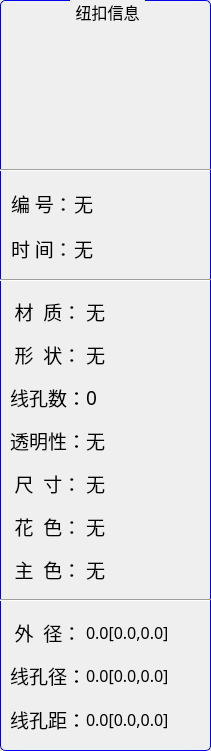
  <widget class="QGroupBox" name="ButtonInfoBox_Info">
   <property name="geometry">
    <rect>
     <x>10</x>
     <y>10</y>
     <width>211</width>
     <height>751</height>
    </rect>
   </property>
   <property name="font">
    <font>
     <family>Yahei Mono</family>
     <pointsize>12</pointsize>
     <weight>50</weight>
     <bold>false</bold>
    </font>
   </property>
   <property name="styleSheet">
    <string notr="true">QGroupBox 
{
	border:1px solid #0000EE;
	border-radius:5px;
	margin-top:1ex;
}
QGroupBox::title 
{
	subcontrol-origin: margin;
	subcontrol-position: top center;
	padding: 0 3px;
}</string>
   </property>
   <property name="title">
    <string>纽扣信息</string>
   </property>
   <widget class="QLabel" name="ButtonImage">
    <property name="geometry">
     <rect>
      <x>40</x>
      <y>30</y>
      <width>128</width>
      <height>128</height>
     </rect>
    </property>
    <property name="font">
     <font>
      <family>Yahei Mono</family>
     </font>
    </property>
    <property name="styleSheet">
     <string notr="true">image: url(:/icon/button.png);</string>
    </property>
    <property name="frameShape">
     <enum>QFrame::NoFrame</enum>
    </property>
    <property name="text">
     <string/>
    </property>
    <property name="alignment">
     <set>Qt::AlignCenter</set>
    </property>
   </widget>
   <widget class="QWidget" name="layoutWidget">
    <property name="geometry">
     <rect>
      <x>10</x>
      <y>290</y>
      <width>191</width>
      <height>301</height>
     </rect>
    </property>
    <property name="font">
     <font>
      <family>Yahei Mono</family>
     </font>
    </property>
    <layout class="QGridLayout" name="gridLayout1_2" columnstretch="1,2">
     <property name="spacing">
      <number>0</number>
     </property>
     <item row="0" column="1">
      <widget class="QLabel" name="LabelInfo_CZ">
       <property name="font">
        <font>
         <family>Yahei Mono</family>
         <pointsize>14</pointsize>
         <weight>50</weight>
         <bold>false</bold>
        </font>
       </property>
       <property name="text">
        <string>无</string>
       </property>
       <property name="alignment">
        <set>Qt::AlignLeading|Qt::AlignLeft|Qt::AlignVCenter</set>
       </property>
      </widget>
     </item>
     <item row="1" column="0">
      <widget class="QLabel" name="label_1">
       <property name="sizePolicy">
        <sizepolicy hsizetype="Preferred" vsizetype="Preferred">
         <horstretch>0</horstretch>
         <verstretch>0</verstretch>
        </sizepolicy>
       </property>
       <property name="font">
        <font>
         <family>Yahei Mono</family>
         <pointsize>14</pointsize>
         <weight>50</weight>
         <bold>false</bold>
        </font>
       </property>
       <property name="text">
        <string>形  状：</string>
       </property>
       <property name="alignment">
        <set>Qt::AlignCenter</set>
       </property>
      </widget>
     </item>
     <item row="3" column="0">
      <widget class="QLabel" name="label_3">
       <property name="font">
        <font>
         <family>Yahei Mono</family>
         <pointsize>14</pointsize>
         <weight>50</weight>
         <bold>false</bold>
        </font>
       </property>
       <property name="text">
        <string>透明性：</string>
       </property>
       <property name="alignment">
        <set>Qt::AlignCenter</set>
       </property>
      </widget>
     </item>
     <item row="6" column="0">
      <widget class="QLabel" name="label_5">
       <property name="font">
        <font>
         <family>Yahei Mono</family>
         <pointsize>14</pointsize>
         <weight>50</weight>
         <bold>false</bold>
        </font>
       </property>
       <property name="text">
        <string>主  色：</string>
       </property>
       <property name="alignment">
        <set>Qt::AlignCenter</set>
       </property>
      </widget>
     </item>
     <item row="0" column="0">
      <widget class="QLabel" name="label_7">
       <property name="font">
        <font>
         <family>Yahei Mono</family>
         <pointsize>14</pointsize>
         <weight>50</weight>
         <bold>false</bold>
        </font>
       </property>
       <property name="text">
        <string>材  质：</string>
       </property>
       <property name="alignment">
        <set>Qt::AlignCenter</set>
       </property>
      </widget>
     </item>
     <item row="2" column="0">
      <widget class="QLabel" name="label_2">
       <property name="font">
        <font>
         <family>Yahei Mono</family>
         <pointsize>14</pointsize>
         <weight>50</weight>
         <bold>false</bold>
        </font>
       </property>
       <property name="text">
        <string>线孔数：</string>
       </property>
       <property name="alignment">
        <set>Qt::AlignCenter</set>
       </property>
       <property name="margin">
        <number>0</number>
       </property>
       <property name="indent">
        <number>0</number>
       </property>
      </widget>
     </item>
     <item row="2" column="1">
      <widget class="QLabel" name="LabelInfo_XKS">
       <property name="font">
        <font>
         <family>Yahei Mono</family>
         <pointsize>14</pointsize>
         <weight>50</weight>
         <bold>false</bold>
        </font>
       </property>
       <property name="text">
        <string>0</string>
       </property>
       <property name="alignment">
        <set>Qt::AlignLeading|Qt::AlignLeft|Qt::AlignVCenter</set>
       </property>
      </widget>
     </item>
     <item row="5" column="0">
      <widget class="QLabel" name="label_4">
       <property name="font">
        <font>
         <family>Yahei Mono</family>
         <pointsize>14</pointsize>
         <weight>50</weight>
         <bold>false</bold>
        </font>
       </property>
       <property name="text">
        <string>花  色：</string>
       </property>
       <property name="alignment">
        <set>Qt::AlignCenter</set>
       </property>
      </widget>
     </item>
     <item row="3" column="1">
      <widget class="QLabel" name="LabelInfo_TMX">
       <property name="font">
        <font>
         <family>Yahei Mono</family>
         <pointsize>14</pointsize>
         <weight>50</weight>
         <bold>false</bold>
        </font>
       </property>
       <property name="text">
        <string>无</string>
       </property>
       <property name="alignment">
        <set>Qt::AlignLeading|Qt::AlignLeft|Qt::AlignVCenter</set>
       </property>
      </widget>
     </item>
     <item row="1" column="1">
      <widget class="QLabel" name="LabelInfo_XZ">
       <property name="font">
        <font>
         <family>Yahei Mono</family>
         <pointsize>14</pointsize>
         <weight>50</weight>
         <bold>false</bold>
        </font>
       </property>
       <property name="text">
        <string>无</string>
       </property>
       <property name="alignment">
        <set>Qt::AlignLeading|Qt::AlignLeft|Qt::AlignVCenter</set>
       </property>
      </widget>
     </item>
     <item row="5" column="1">
      <widget class="QLabel" name="LabelInfo_HS">
       <property name="font">
        <font>
         <family>Yahei Mono</family>
         <pointsize>14</pointsize>
         <weight>50</weight>
         <bold>false</bold>
        </font>
       </property>
       <property name="text">
        <string>无</string>
       </property>
       <property name="alignment">
        <set>Qt::AlignLeading|Qt::AlignLeft|Qt::AlignVCenter</set>
       </property>
      </widget>
     </item>
     <item row="6" column="1">
      <widget class="QLabel" name="LabelInfo_ZS">
       <property name="font">
        <font>
         <family>Yahei Mono</family>
         <pointsize>14</pointsize>
         <weight>50</weight>
         <bold>false</bold>
        </font>
       </property>
       <property name="text">
        <string>无</string>
       </property>
       <property name="alignment">
        <set>Qt::AlignLeading|Qt::AlignLeft|Qt::AlignVCenter</set>
       </property>
      </widget>
     </item>
     <item row="4" column="0">
      <widget class="QLabel" name="label_6">
       <property name="font">
        <font>
         <family>Yahei Mono</family>
         <pointsize>14</pointsize>
         <weight>50</weight>
         <bold>false</bold>
        </font>
       </property>
       <property name="text">
        <string>尺  寸：</string>
       </property>
       <property name="alignment">
        <set>Qt::AlignCenter</set>
       </property>
      </widget>
     </item>
     <item row="4" column="1">
      <widget class="QLabel" name="LabelInfo_CC">
       <property name="font">
        <font>
         <family>Yahei Mono</family>
         <pointsize>14</pointsize>
         <weight>50</weight>
         <bold>false</bold>
        </font>
       </property>
       <property name="text">
        <string>无</string>
       </property>
       <property name="alignment">
        <set>Qt::AlignLeading|Qt::AlignLeft|Qt::AlignVCenter</set>
       </property>
      </widget>
     </item>
    </layout>
   </widget>
   <widget class="QWidget" name="layoutWidget_2">
    <property name="geometry">
     <rect>
      <x>10</x>
      <y>180</y>
      <width>191</width>
      <height>91</height>
     </rect>
    </property>
    <property name="font">
     <font>
      <family>Yahei Mono</family>
     </font>
    </property>
    <layout class="QGridLayout" name="gridLayout1_1" columnstretch="1,2">
     <property name="spacing">
      <number>0</number>
     </property>
     <item row="0" column="1">
      <widget class="QLabel" name="LabelInfo_BH">
       <property name="font">
        <font>
         <family>Yahei Mono</family>
         <pointsize>14</pointsize>
         <weight>50</weight>
         <bold>false</bold>
        </font>
       </property>
       <property name="text">
        <string>无</string>
       </property>
       <property name="alignment">
        <set>Qt::AlignLeading|Qt::AlignLeft|Qt::AlignVCenter</set>
       </property>
      </widget>
     </item>
     <item row="0" column="0">
      <widget class="QLabel" name="label_16">
       <property name="enabled">
        <bool>true</bool>
       </property>
       <property name="sizePolicy">
        <sizepolicy hsizetype="Preferred" vsizetype="Preferred">
         <horstretch>0</horstretch>
         <verstretch>0</verstretch>
        </sizepolicy>
       </property>
       <property name="minimumSize">
        <size>
         <width>60</width>
         <height>0</height>
        </size>
       </property>
       <property name="font">
        <font>
         <family>Yahei Mono</family>
         <pointsize>14</pointsize>
         <weight>50</weight>
         <bold>false</bold>
        </font>
       </property>
       <property name="text">
        <string>编 号：</string>
       </property>
       <property name="alignment">
        <set>Qt::AlignCenter</set>
       </property>
      </widget>
     </item>
     <item row="1" column="0">
      <widget class="QLabel" name="label_15">
       <property name="sizePolicy">
        <sizepolicy hsizetype="Preferred" vsizetype="Preferred">
         <horstretch>0</horstretch>
         <verstretch>0</verstretch>
        </sizepolicy>
       </property>
       <property name="font">
        <font>
         <family>Yahei Mono</family>
         <pointsize>14</pointsize>
         <weight>50</weight>
         <bold>false</bold>
        </font>
       </property>
       <property name="text">
        <string>时 间：</string>
       </property>
       <property name="alignment">
        <set>Qt::AlignCenter</set>
       </property>
      </widget>
     </item>
     <item row="1" column="1">
      <widget class="QLabel" name="LabelInfo_SJ">
       <property name="font">
        <font>
         <family>Yahei Mono</family>
         <pointsize>14</pointsize>
         <weight>50</weight>
         <bold>false</bold>
        </font>
       </property>
       <property name="text">
        <string>无</string>
       </property>
       <property name="alignment">
        <set>Qt::AlignLeading|Qt::AlignLeft|Qt::AlignVCenter</set>
       </property>
      </widget>
     </item>
    </layout>
   </widget>
   <widget class="QWidget" name="layoutWidget_5">
    <property name="geometry">
     <rect>
      <x>10</x>
      <y>610</y>
      <width>191</width>
      <height>131</height>
     </rect>
    </property>
    <property name="font">
     <font>
      <family>Yahei Mono</family>
     </font>
    </property>
    <layout class="QGridLayout" name="gridLayout1_3" columnstretch="1,2">
     <property name="spacing">
      <number>0</number>
     </property>
     <item row="1" column="0">
      <widget class="QLabel" name="label_26">
       <property name="sizePolicy">
        <sizepolicy hsizetype="Preferred" vsizetype="Preferred">
         <horstretch>0</horstretch>
         <verstretch>0</verstretch>
        </sizepolicy>
       </property>
       <property name="font">
        <font>
         <family>Yahei Mono</family>
         <pointsize>14</pointsize>
         <weight>50</weight>
         <bold>false</bold>
        </font>
       </property>
       <property name="text">
        <string>线孔径：</string>
       </property>
       <property name="alignment">
        <set>Qt::AlignCenter</set>
       </property>
      </widget>
     </item>
     <item row="2" column="1">
      <widget class="QLabel" name="LabelInfo_XKJL">
       <property name="font">
        <font>
         <family>Yahei Mono</family>
         <pointsize>12</pointsize>
         <weight>50</weight>
         <bold>false</bold>
        </font>
       </property>
       <property name="text">
        <string>0.0[0.0,0.0]</string>
       </property>
       <property name="alignment">
        <set>Qt::AlignLeading|Qt::AlignLeft|Qt::AlignVCenter</set>
       </property>
      </widget>
     </item>
     <item row="2" column="0">
      <widget class="QLabel" name="label_28">
       <property name="font">
        <font>
         <family>Yahei Mono</family>
         <pointsize>14</pointsize>
         <weight>50</weight>
         <bold>false</bold>
        </font>
       </property>
       <property name="text">
        <string>线孔距：</string>
       </property>
       <property name="alignment">
        <set>Qt::AlignCenter</set>
       </property>
       <property name="margin">
        <number>0</number>
       </property>
       <property name="indent">
        <number>0</number>
       </property>
      </widget>
     </item>
     <item row="0" column="0">
      <widget class="QLabel" name="label_27">
       <property name="font">
        <font>
         <family>Yahei Mono</family>
         <pointsize>14</pointsize>
         <weight>50</weight>
         <bold>false</bold>
        </font>
       </property>
       <property name="text">
        <string>外  径：</string>
       </property>
       <property name="alignment">
        <set>Qt::AlignCenter</set>
       </property>
      </widget>
     </item>
     <item row="1" column="1">
      <widget class="QLabel" name="LabelInfo_XKJ">
       <property name="font">
        <font>
         <family>Yahei Mono</family>
         <pointsize>12</pointsize>
         <weight>50</weight>
         <bold>false</bold>
        </font>
       </property>
       <property name="text">
        <string>0.0[0.0,0.0]</string>
       </property>
       <property name="alignment">
        <set>Qt::AlignLeading|Qt::AlignLeft|Qt::AlignVCenter</set>
       </property>
      </widget>
     </item>
     <item row="0" column="1">
      <widget class="QLabel" name="LabelInfo_WJ">
       <property name="font">
        <font>
         <family>Yahei Mono</family>
         <pointsize>12</pointsize>
         <weight>50</weight>
         <bold>false</bold>
        </font>
       </property>
       <property name="text">
        <string>0.0[0.0,0.0]</string>
       </property>
       <property name="alignment">
        <set>Qt::AlignLeading|Qt::AlignLeft|Qt::AlignVCenter</set>
       </property>
      </widget>
     </item>
    </layout>
   </widget>
   <widget class="Line" name="line_1">
    <property name="geometry">
     <rect>
      <x>0</x>
      <y>160</y>
      <width>211</width>
      <height>21</height>
     </rect>
    </property>
    <property name="orientation">
     <enum>Qt::Horizontal</enum>
    </property>
   </widget>
   <widget class="Line" name="line_2">
    <property name="geometry">
     <rect>
      <x>0</x>
      <y>270</y>
      <width>211</width>
      <height>21</height>
     </rect>
    </property>
    <property name="orientation">
     <enum>Qt::Horizontal</enum>
    </property>
   </widget>
   <widget class="Line" name="line_3">
    <property name="geometry">
     <rect>
      <x>0</x>
      <y>590</y>
      <width>211</width>
      <height>21</height>
     </rect>
    </property>
    <property name="orientation">
     <enum>Qt::Horizontal</enum>
    </property>
   </widget>
  </widget>
